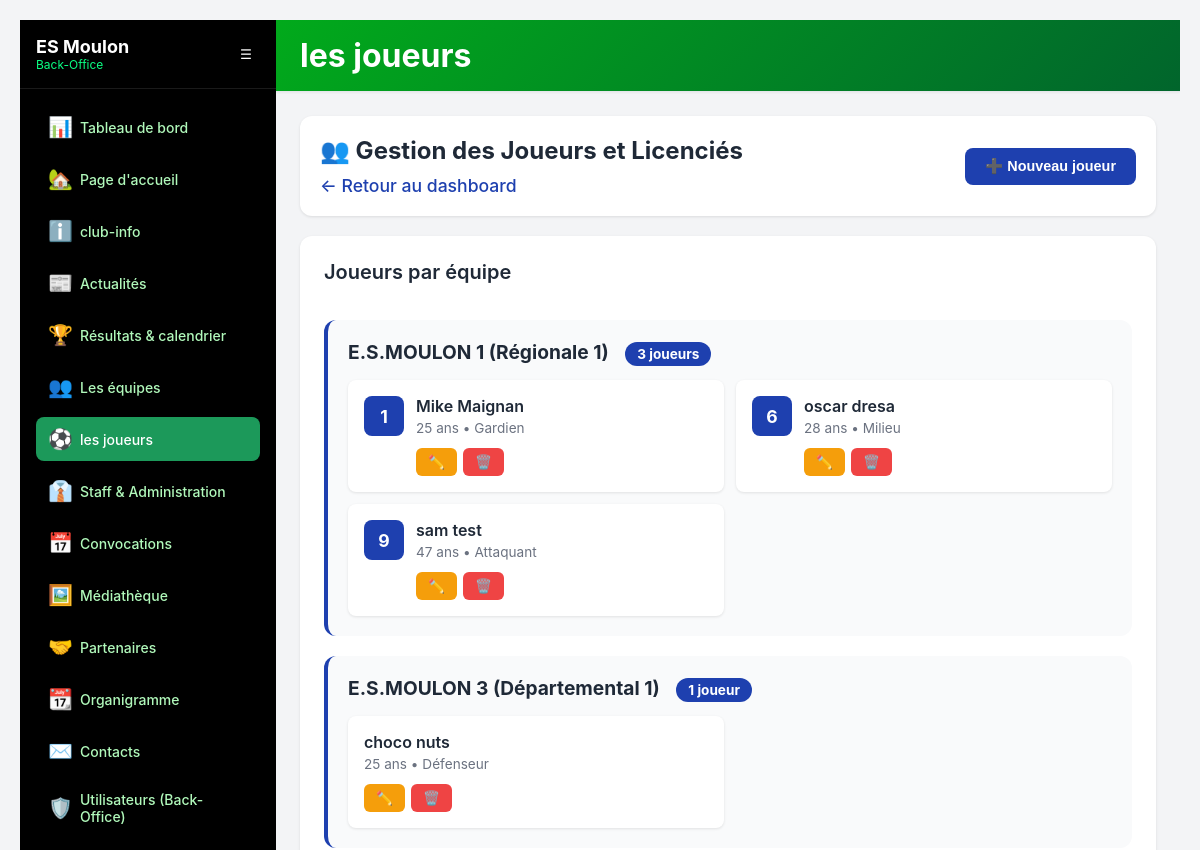
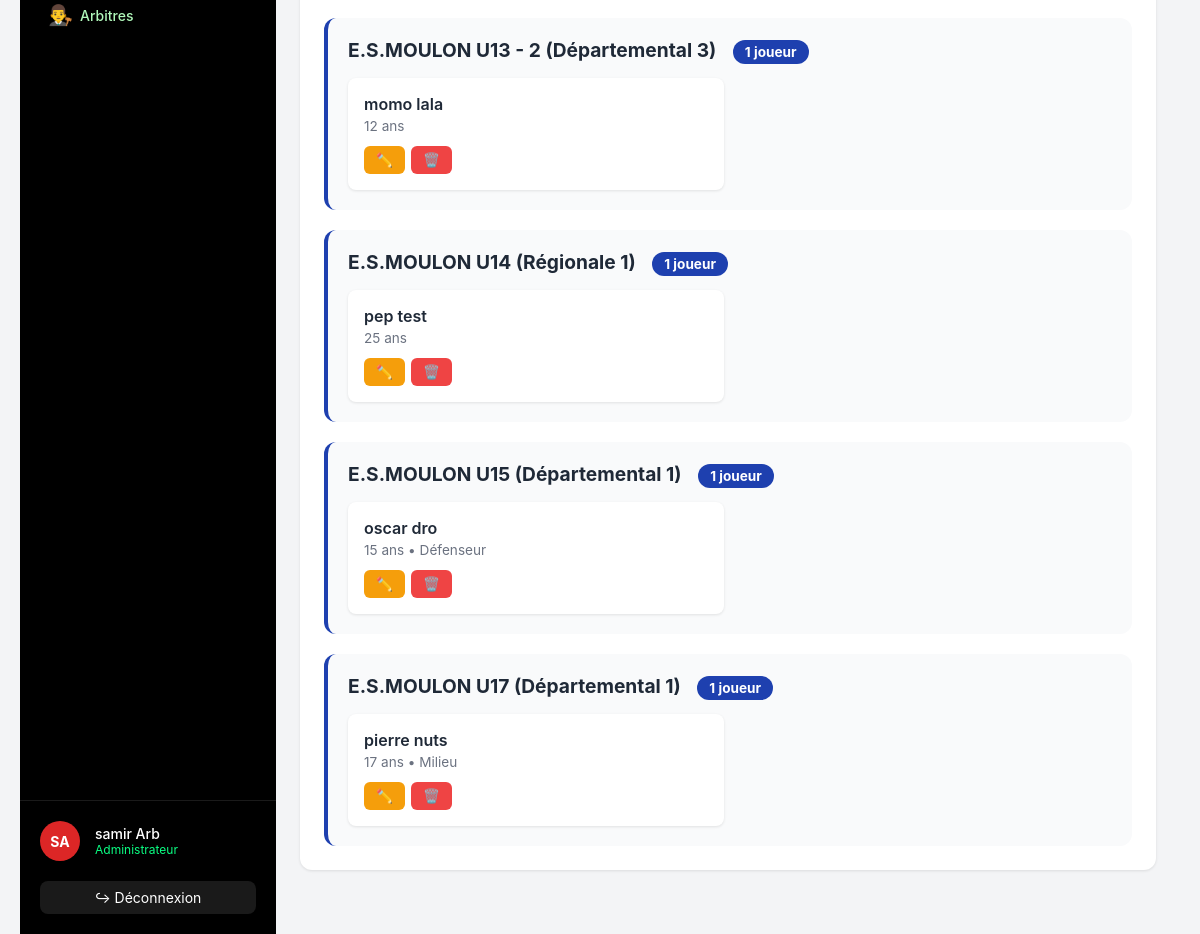
The page /BO/admin.php?section=joueurs (signed in) on the database its author committed (2 pictures, top to bottom).
### tables this page shows
CREATE TABLE `users_club_functions` (
  `id_user_club_function` int NOT NULL,
  `id_club_function` int NOT NULL,
  `id_user` int NOT NULL,
  `id_season` int NOT NULL,
  `position` varchar(50) DEFAULT NULL,
  `jersey_number` int DEFAULT NULL,
  `id_team` int DEFAULT NULL,
  `start_date` date DEFAULT NULL,
  `end_date` date DEFAULT NULL
);

CREATE TABLE `users` (
  `id_user` int NOT NULL,
  `id_role` int NOT NULL,
  `has_backoffice_access` tinyint(1) DEFAULT '0',
  `name` varchar(100) NOT NULL,
  `first_name` varchar(100) NOT NULL,
  `birth_date` date DEFAULT NULL,
  `phone` varchar(20) DEFAULT NULL,
  `address` varchar(255) DEFAULT NULL,
  `email` varchar(255) DEFAULT NULL,
  `password` varchar(255) DEFAULT NULL,
  `reset_token` varchar(255) DEFAULT NULL,
  `reset_token_expiry` datetime DEFAULT NULL,
  `is_password_set` tinyint(1) DEFAULT '0',
  `status` tinyint(1) NOT NULL DEFAULT '1',
  `created_at` datetime NOT NULL DEFAULT CURRENT_TIMESTAMP,
  `updated` datetime NOT NULL DEFAULT CURRENT_TIMESTAMP ON UPDATE CURRENT_TIMESTAMP,
  `id_media` int DEFAULT NULL
);

### BO/_backoffice/_sections/joueurs.php (the view, shortened to what this page needs)
<?php
require_once __DIR__ . '/../../../includes/config.php';
$user_role = $_SESSION['role'];
$filter_team = isset($_GET['team']) && is_numeric($_GET['team']) ? (int)$_GET['team'] : 0;
$edit_player = null;
if ($filter_team > 0) {
    $sql = "SELECT ucf.id_user_club_function, u.first_name, u.name, u.birth_date,
                   ucf.jersey_number, ucf.position, t.name AS team_name, t.level AS team_level
            FROM users_club_functions ucf
            INNER JOIN users u ON ucf.id_user = u.id_user
            INNER JOIN teams t ON ucf.id_team = t.id_team
            INNER JOIN club_functions cf ON ucf.id_club_function = cf.id_club_function
            WHERE ucf.id_team = ? AND cf.function_name = 'Joueur'
            ORDER BY ucf.jersey_number, u.name";
    $stmt = $conn->prepare($sql);
    $stmt->bind_param('i', $filter_team);
    $stmt->execute();
    $result = $stmt->get_result();
} else {
    $sql = "SELECT ucf.id_user_club_function, u.first_name, u.name, u.birth_date,
                   ucf.jersey_number, ucf.position, t.name AS team_name, t.level AS team_level
            FROM users_club_functions ucf
            INNER JOIN users u ON ucf.id_user = u.id_user
            INNER JOIN teams t ON ucf.id_team = t.id_team
            INNER JOIN club_functions cf ON ucf.id_club_function = cf.id_club_function
            WHERE cf.function_name = 'Joueur'
            ORDER BY t.name, ucf.jersey_number, u.name";
    $result = $conn->query($sql);
}
$players = [];
if ($result && $result->num_rows > 0) {
    while ($row = $result->fetch_assoc()) {
        $players[] = $row;
    }
}
?>
    <div class="container">
        <div class="header">
            <div>
                <h1>👥 Gestion des Joueurs et Licenciés</h1>
                <p style="color: #6b7280; margin-top: 4px;">
                    <a href="admin.php?section=dashboard" style="color: #1e40af; text-decoration: none;">← Retour au dashboard</a>
                </p>
            </div>
            <?php if (!$edit_player): ?>
                <button class="btn btn-primary" onclick="document.getElementById('formSection').style.display='block'; window.scrollTo(0,0);">
                    ➕ Nouveau joueur
                </button>
            <?php endif; ?>
        </div>
        <div class="card">
            <div style="display: flex; justify-content: space-between; align-items: center; margin-bottom: 20px;">
                <h2 style="color: #1f2937;">Joueurs par équipe</h2>
            </div>
            <?php
            $players_by_team = [];
            foreach ($players as $player) {
                $team_key = $player['team_name'] . ' (' . $player['team_level'] . ')';
                if (!isset($players_by_team[$team_key])) {
                    $players_by_team[$team_key] = [
                        'id_team' => $player['id_team'] ?? 0,
                        'players' => []
                    ];
                }
                $players_by_team[$team_key]['players'][] = $player;
            }
            ?>
            <?php if (empty($players_by_team)): ?>
                <p style="text-align: center; color: #6b7280; padding: 40px;">Aucun joueur pour le moment.</p>
            <?php else: ?>
                <div style="display: grid; gap: 20px;">
                    <?php foreach ($players_by_team as $team_name => $team_data): ?>
                        <div style="background: #f9fafb; border-left: 4px solid #1e40af; border-radius: 12px; padding: 20px;">
                            <div style="display: flex; justify-content: space-between; align-items: center; margin-bottom: 16px;">
                                <h3 style="color: #1f2937; font-size: 1.2rem;">
                                    <?= htmlspecialchars($team_name) ?>
                                    <span style="background: #1e40af; color: white; padding: 4px 12px; border-radius: 12px; font-size: 0.85rem; margin-left: 12px;">
                                        <?= count($team_data['players']) ?> joueur<?= count($team_data['players']) > 1 ? 's' : '' ?>
                                    </span>
                                </h3>
                            </div>
                            <div style="display: grid; grid-template-columns: repeat(auto-fill, minmax(280px, 1fr)); gap: 12px;">
                                <?php foreach ($team_data['players'] as $player):
                                    $birth = new DateTime($player['birth_date']);
                                    $today = new DateTime();
                                    $age = $today->diff($birth)->y;
                                ?>
                                    <div style="background: white; padding: 16px; border-radius: 8px; box-shadow: 0 1px 3px rgba(0,0,0,0.1);">
                                        <div style="display: flex; align-items: start; gap: 12px;">
                                            <?php if ($player['jersey_number']): ?>
                                                <div style="background: #1e40af; color: white; width: 40px; height: 40px; border-radius: 8px; display: flex; align-items: center; justify-content: center; font-weight: 700; font-size: 1.1rem; flex-shrink: 0;">
                                                    <?= $player['jersey_number'] ?>
                                                </div>
                                            <?php endif; ?>
                                            <div style="flex: 1; min-width: 0;">
                                                <div style="font-weight: 600; color: #1f2937; margin-bottom: 4px;">
                                                    <?= htmlspecialchars($player['first_name'] . ' ' . $player['name']) ?>
                                                </div>
                                                <div style="font-size: 0.85rem; color: #6b7280;">
                                                    <?= $age ?> ans
                                                    <?php if ($player['position']): ?>
                                                        • <?= htmlspecialchars($player['position']) ?>
                                                    <?php endif; ?>
                                                </div>
                                                <div style="display: flex; gap: 6px; margin-top: 12px;">
                                                    <a href="/es_moulon/BO/admin.php?section=joueurs&edit=<?= $player['id_user_club_function'] ?>"
                                                    style="padding: 6px 12px; background: #f59e0b; color: white; border-radius: 6px; text-decoration: none; font-size: 0.85rem;">
                                                        ✏️
                                                    </a>
                                                    <?php if ($user_role === 'ROLE_ADMIN'): ?>
                                                        <a href="/es_moulon/BO/admin.php?section=joueurs&delete=<?= $player['id_user_club_function'] ?>"
                                                        style="padding: 6px 12px; background: #ef4444; color: white; border-radius: 6px; text-decoration: none; font-size: 0.85rem;"
                                                        onclick="return confirm('Confirmer la suppression de <?= htmlspecialchars($player['first_name'] . ' ' . $player['name']) ?> ?')">
                                                            🗑️
                                                        </a>
                                                    <?php endif; ?>
                                                </div>
                                            </div>
                                        </div>
                                    </div>
                                <?php endforeach; ?>
                            </div>
                        </div>
                    <?php endforeach; ?>
                </div>
            <?php endif; ?>
        </div>
    </div>
</body>
</html>

### public/assets/_back.css/backoffice.css (style rules this page uses)
* { margin: 0; padding: 0; box-sizing: border-box; }
body { font-family: -apple-system, BlinkMacSystemFont, 'Segoe UI', Roboto, 'Helvetica Neue', Arial, sans-serif; background: rgb(255, 255, 255); padding: 20px; height: 100vh; overflow: hidden; }

### public/assets/_back.css/club_structure.css (style rules this page uses)
body { font-family: -apple-system, BlinkMacSystemFont, 'Segoe UI', Roboto, sans-serif; background: #f3f4f6; padding: 20px; }
.container { max-width: 1400px; margin: 0 auto; }
.header { background: white; padding: 20px 30px; border-radius: 12px; margin-bottom: 24px; box-shadow: 0 1px 3px rgba(0, 0, 0, 0.1); display: flex; justify-content: space-between; align-items: center; flex-wrap: wrap; gap: 12px; }
.header h1 { font-size: 1.5rem; font-weight: 700; color: #1f2937; display: flex; align-items: center; gap: 8px; }
.header a { color: #1e40af; text-decoration: none; font-weight: 500; }
.card { background: white; border-radius: 12px; padding: 24px; box-shadow: 0 1px 3px rgba(0, 0, 0, 0.1); margin-bottom: 20px; }
.card h2 { font-size: 1.25rem; font-weight: 600; color: #1f2937; margin-bottom: 16px; display: flex; align-items: center; gap: 8px; }
.btn { padding: 10px 18px; border-radius: 8px; border: none; cursor: pointer; font-weight: 600; font-size: 0.9rem; text-decoration: none; display: inline-flex; align-items: center; gap: 6px; transition: all 0.2s ease; }
.btn-primary { background: #1e40af; color: white; }

### public/assets/_back.css/contacts.css (style rules this page uses)
* { margin: 0; padding: 0; box-sizing: border-box; }
body { font-family: -apple-system, BlinkMacSystemFont, 'Segoe UI', Roboto, sans-serif; background: #f3f4f6; padding: 20px; }
.container { max-width: 1400px; margin: 0 auto; }
.header { background: white; padding: 20px; border-radius: 12px; margin-bottom: 20px; box-shadow: 0 1px 3px rgba(0,0,0,0.1); }
.header h1 { color: #1f2937; font-size: 1.5rem; }
.card { background: white; padding: 24px; border-radius: 12px; box-shadow: 0 1px 3px rgba(0,0,0,0.1); margin-bottom: 20px; }
.btn { padding: 8px 16px; border: none; border-radius: 6px; cursor: pointer; font-weight: 600; text-decoration: none; display: inline-block; transition: all 0.2s; font-size: 0.85rem; }
.btn-primary { background: #1e40af; color: white; }

### public/assets/_back.css/home.css (style rules this page uses)
* { margin: 0; padding: 0; box-sizing: border-box; }
body { font-family: -apple-system, BlinkMacSystemFont, 'Segoe UI', Roboto, sans-serif; background: #f3f4f6; padding: 20px; }
.container { max-width: 1400px; margin: 0 auto; }
.header { background: white; padding: 20px; border-radius: 12px; margin-bottom: 20px; box-shadow: 0 1px 3px rgba(0,0,0,0.1); display: flex; justify-content: space-between; align-items: center; }
.header h1 { color: #1f2937; font-size: 1.5rem; }
.btn { padding: 10px 20px; border: none; border-radius: 8px; cursor: pointer; font-weight: 600; text-decoration: none; display: inline-block; transition: all 0.2s; font-size: 0.9rem; }
.btn-primary { background: #1e40af; color: white; }
.card { background: white; padding: 24px; border-radius: 12px; box-shadow: 0 1px 3px rgba(0,0,0,0.1); margin-bottom: 20px; }

### public/assets/_back.css/joueurs.css (style rules this page uses)
* { margin: 0; padding: 0; box-sizing: border-box; }
body { font-family: -apple-system, BlinkMacSystemFont, 'Segoe UI', Roboto, sans-serif; background: #f3f4f6; padding: 20px; }
.container { max-width: 1400px; margin: 0 auto; }
.header { background: white; padding: 20px; border-radius: 12px; margin-bottom: 20px; box-shadow: 0 1px 3px rgba(0,0,0,0.1); display: flex; justify-content: space-between; align-items: center; flex-wrap: wrap; gap: 12px; }
.header h1 { color: #1f2937; font-size: 1.5rem; }
.btn { padding: 10px 20px; border: none; border-radius: 8px; cursor: pointer; font-weight: 600; text-decoration: none; display: inline-block; transition: all 0.2s; font-size: 0.9rem; }
.btn-primary { background: #1e40af; color: white; }
.card { background: white; padding: 24px; border-radius: 12px; box-shadow: 0 1px 3px rgba(0,0,0,0.1); margin-bottom: 20px; }

### rows shown on the page
users_club_functions: jersey_number "1", id_user.name "Mike Maignan", position "Gardien"
users_club_functions: jersey_number "6", id_user.name "oscar dresa", position "Milieu"
users_club_functions: jersey_number "9", id_user.name "sam test", position "Attaquant"
users_club_functions: id_user.name "choco nuts", position "Défenseur"
users_club_functions: id_user.name "momo lala"
users_club_functions: id_user.name "pep test"
users_club_functions: id_user.name "oscar dro", position "Défenseur"
users_club_functions: id_user.name "pierre nuts", position "Milieu"

### other values the page prints
$item['icon'] "📊"
$item['label'] "Tableau de bord"
$item['icon'] "🏡"
$item['label'] "Page d'accueil"
$item['icon'] "ℹ️"
$item['label'] "club-info"
$item['icon'] "📰"
$item['label'] "Actualités"
$item['icon'] "🏆"
$item['label'] "Résultats & calendrier"
$item['icon'] "👥"
$item['label'] "Les équipes"
$item['icon'] "⚽"
$item['label'] "les joueurs"
$item['icon'] "👔"
